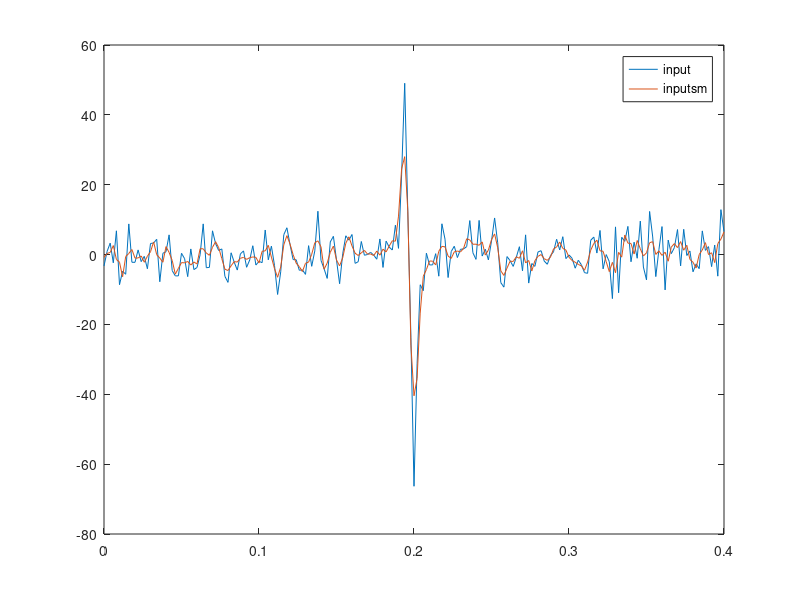
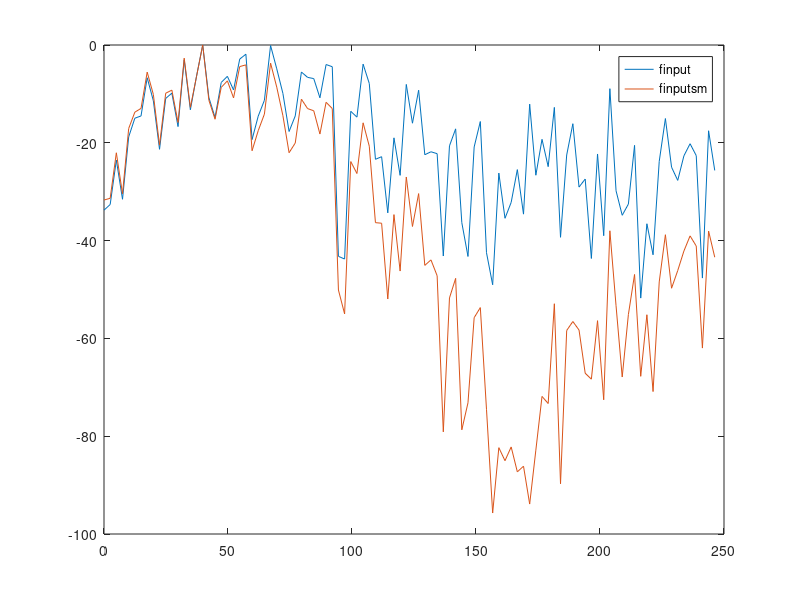
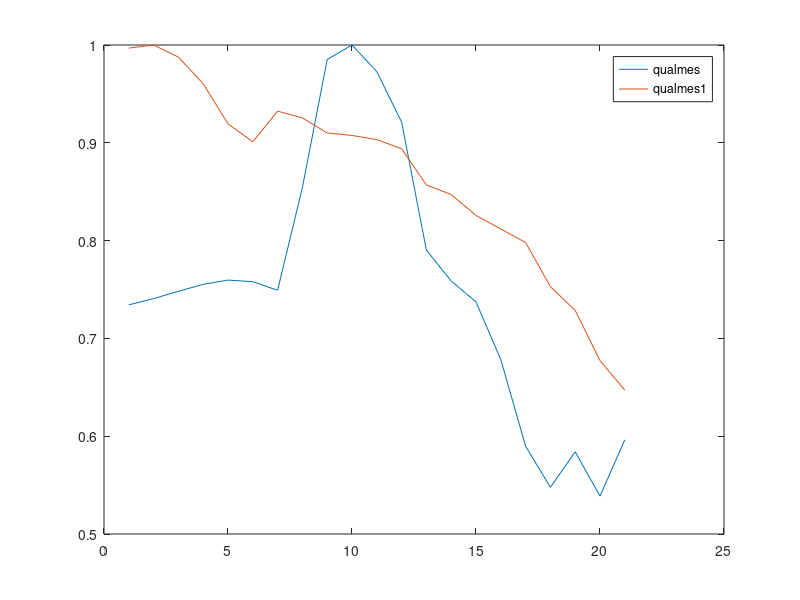
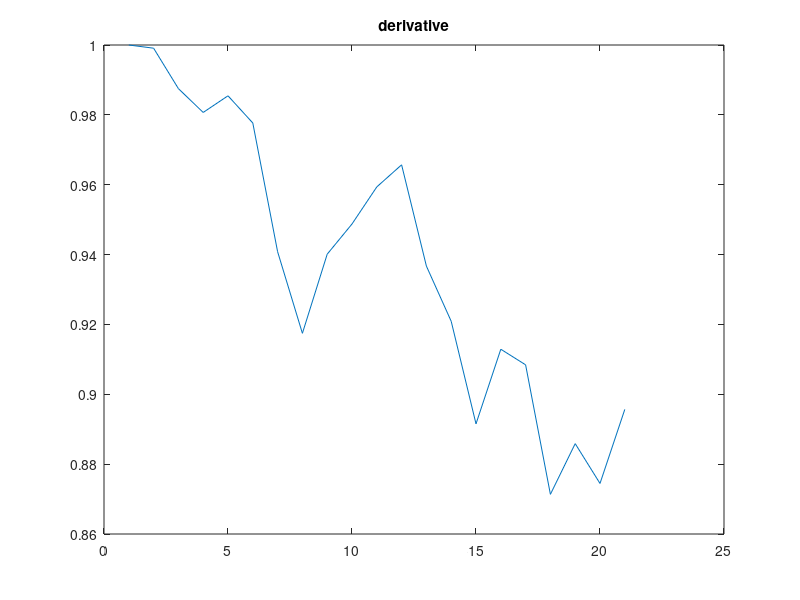

Source code (MATLAB) for these figures, in order:
clc
clear all;
close all;

input=[0.000     0.012     0.032     0.044     0.020    -0.026    -0.068 ...
-0.077    -0.040     0.010     0.057     0.076     0.045    -0.004 ...
-0.051    -0.075    -0.052    -0.005     0.043     0.075     0.059 ...
 0.012    -0.037    -0.072    -0.065    -0.023     0.026     0.068 ...
 0.071     0.032    -0.018    -0.062    -0.073    -0.039     0.010 ...
 0.057     0.075     0.046    -0.003    -0.050    -0.074    -0.052 ...
-0.004     0.045     0.077     0.061     0.014    -0.036    -0.073 ...
-0.066    -0.023     0.027     0.070     0.072     0.032    -0.016 ...
-0.061    -0.073    -0.039     0.009     0.055     0.073     0.044 ...
-0.004    -0.051    -0.076    -0.056    -0.009     0.053     0.081 ...
 0.069     0.017    -0.055    -0.048    -0.104     0.013     0.002 ...
 0.057     0.129    -0.096     0.165    -0.291     0.153    -0.198 ...
 0.033     0.250    -0.383     0.783    -0.972     1.035    -1.088 ...
 0.623    -0.024    -0.995     2.703    -5.253    30.984    50.263 ...
22.011   -16.056   -59.076   -33.010    -7.162    -8.071    -1.255 ...
-6.592    -0.126     0.063    -0.782     1.831    -0.028     1.655 ...
 0.826     1.223     1.453     1.137     1.528     1.381     1.578 ...
 1.615     1.601     1.594     1.538     1.519     1.548     1.593 ...
 1.670     1.716     1.734     1.722     1.689     1.660     1.629 ...
 1.626     1.609     1.569     1.508     1.416     1.333     1.234 ...
 1.073     0.810     0.460     0.165     0.053     0.125     0.297 ...
 0.470     0.584     0.615     0.531     0.332     0.050    -0.331 ...
-0.840    -1.405    -1.866    -2.047    -1.886    -1.504    -1.050 ...
-0.671    -0.510    -0.641    -1.036    -1.470    -1.664    -1.530 ...
-1.196    -0.854    -0.609    -0.460    -0.387    -0.396    -0.482 ...
-0.614    -0.744    -0.807    -0.795    -0.749    -0.691    -0.640 ...
-0.560    -0.414    -0.231    -0.030     0.139     0.244     0.310 ...
 0.352     0.400     0.476     0.560     0.629     0.668     0.651 ...
 0.598     0.539     0.492     0.481     0.490];

%input(floor(3.0*end/4.0):end)=0;

nt=201;
nf=nt; 
nh=floor(nt/2); 
dt = 2e-3;
t=[0:dt:(nt-1)*dt];
df=1./(nt*dt);
f=[0:nh -nh:-1]*df;
omega=2.0*pi*f;

hnf=floor(nt/2);

vwater=1545.8;
tau=2.0*5.0/1545.8
% tau=2.0*5.0/1000.0
eps=0.5


input=input+5*randn(1,nt); 
mvav=[1.0 1.0 1.0]/3.0; 
tmp=conv(input,mvav); 
inputsm=tmp(2:nt+1); 


figure();
plot(t,input,t,inputsm);
legend('input','inputsm');


finput=fft(input);
finputsm=fft(inputsm); 
%finputsm=finput; 

finputdb=20.0*log(abs(finput)/max(abs(finput))); 
finputsmdb=20.0*log(abs(finputsm)/max(abs(finputsm))); 


figure(); 
plot(f(1:nh),finputdb(1:nh),f(1:nh),finputsmdb(1:nh)); 
legend('finput','finputsm'); 



%% Check quality measure
dtau=0.0005; 
ntest=21; 

qualmes=zeros(ntest,1); 
qualmes1=zeros(ntest,1); 
sumabs=zeros(ntest,1); 
derive=zeros(ntest,1); 



for i_iter=1:ntest
    
   ctau=tau+(i_iter-floor(ntest/2)-1)*dtau;
   
   nominator=1-exp(1i*omega*ctau);
   denominator=2.0-2.0*cos(omega*ctau)+eps;
   cfoutput=finput.*nominator./denominator;
   cfoutput1=finputsm.*nominator./denominator; 
   
   cabsfoutput=abs(cfoutput); 
   cangfoutput=angle(cfoutput); 
   cabsfoutput1=abs(cfoutput1); 
   cangfoutput1=angle(cfoutput1); 
   
%    cabsfoutput=transpose(smooth(abs(finput),30)); 
   cabsfoutput=abs(finput); 
   cabsfoutput1=abs(finputsm); 
   
   cfoutput=cabsfoutput.*exp(1i*cangfoutput); 
   cfoutput1=cabsfoutput1.*exp(1i*cangfoutput1); 

   coutput=real(ifft(cfoutput)); 
   coutput1=real(ifft(cfoutput1)); 
   
   qualmes(i_iter)=max(abs(coutput)); 
   qualmes1(i_iter)=max(abs(coutput1)); 
   sumabs(i_iter)=sum(abs(coutput).*abs(coutput)); 
   derive(i_iter)=1./sum(abs(diff(coutput))); 

    
end


% Normalize 
qualmes=qualmes/(max(abs(qualmes)));
qualmes1=qualmes1/(max(abs(qualmes1)));
derive=derive/(max(derive));



figure(); 
plot(1:ntest,qualmes,1:ntest,qualmes1); 
legend('qualmes','qualmes1'); 

figure(); 
plot(1:ntest,derive); 
title('derivative'); 

figure();
plot(1:ntest,sumabs); 
title('sumabs'); 




[maxval,maxidx]=max(qualmes);

maxidx

ctau=tau+(maxidx-floor(ntest/2)-1)*dtau
zest=ctau*vwater/2.0



%% Check the spectrum 
% finput=mag2db(abs(fft(input)));
% foutput=mag2db(abs(fft(output)));
% 
% 
% figure();
% plot(f(1:hnf),finput(1:hnf),f(1:hnf),foutput(1:hnf));
% legend('finput','foutput');

















